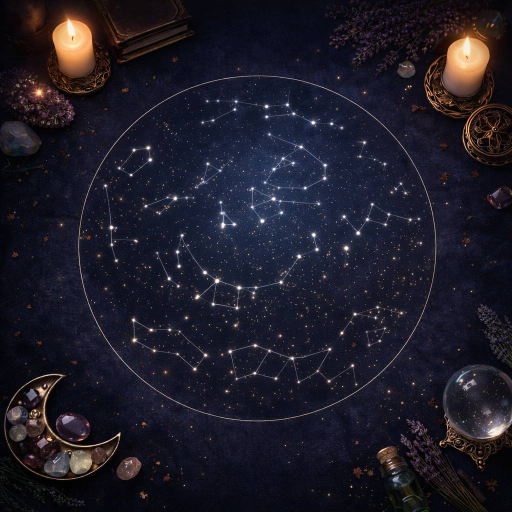
#> input picture assets/table/table.jpg, 1024 x 1024 px (shown at 1/2 size)
$ python shuffle_gif.py
#> lines starting #> are read from the running program, lines starting #| are printed output that depends on the picture; after the words box and inside, x2 and y2 are one past the last pixel; in counts of white or black regions, pixels touching at a corner belong together
# tarot/shuffle_gif.py
from __future__ import annotations

import math
import random
from dataclasses import dataclass
from pathlib import Path
from typing import Tuple, Optional, List, Dict

from PIL import Image, ImageFilter, ImageEnhance, ImageOps

CARD_ASPECT = 1.69  # height/width


# ---------------------------
# easing / math helpers
# ---------------------------
def clamp(v: float, a: float, b: float) -> float:
    return max(a, min(b, v))


def smoothstep(t: float) -> float:
    t = clamp(t, 0.0, 1.0)
    return t * t * (3 - 2 * t)


def ease_in_out(t: float) -> float:
    t = clamp(t, 0.0, 1.0)
    return 0.5 - 0.5 * math.cos(math.pi * t)


def ease_out(t: float) -> float:
    t = clamp(t, 0.0, 1.0)
    return 1 - (1 - t) * (1 - t)


def lerp(a: float, b: float, t: float) -> float:
    return a + (b - a) * t


def rects_intersect(a: Tuple[int, int, int, int], b: Tuple[int, int, int, int]) -> bool:
    ax1, ay1, ax2, ay2 = a
    bx1, by1, bx2, by2 = b
    return not (ax2 <= bx1 or bx2 <= ax1 or ay2 <= by1 or by2 <= ay1)


# ---------------------------
# rendering helpers
# ---------------------------
def make_shadow(img_rgba: Image.Image, blur: int, offset: Tuple[int, int], opacity: int) -> Image.Image:
    w, h = img_rgba.size
    shadow = Image.new("RGBA", (w + blur * 4, h + blur * 4), (0, 0, 0, 0))
    alpha = img_rgba.split()[-1]

    sil = Image.new("RGBA", (w, h), (0, 0, 0, opacity))
    sil.putalpha(alpha)

    x = blur * 2 + offset[0]
    y = blur * 2 + offset[1]
    shadow.alpha_composite(sil, (x, y))
    return shadow.filter(ImageFilter.GaussianBlur(blur))


def premium_card(back_rgb: Image.Image, target_w: int) -> Image.Image:
    target_h = int(target_w * CARD_ASPECT)

    card = ImageOps.fit(
        back_rgb.convert("RGB"),
        (target_w, target_h),
        method=Image.LANCZOS,
        centering=(0.5, 0.5),
    ).convert("RGBA")

    card = ImageEnhance.Contrast(card).enhance(1.06)
    card = card.filter(ImageFilter.UnsharpMask(radius=1.2, percent=115, threshold=3))

    radius = max(10, target_w // 18)
    mask = Image.new("L", card.size, 0)
    try:
        from PIL import ImageDraw
        d = ImageDraw.Draw(mask)
        d.rounded_rectangle((0, 0, card.size[0], card.size[1]), radius=radius, fill=255)
    except Exception:
        mask = Image.new("L", card.size, 255)
    card.putalpha(mask)

    border = max(6, target_w // 90)
    framed = Image.new("RGBA", (card.size[0] + border * 2, card.size[1] + border * 2), (0, 0, 0, 0))

    frame = Image.new("RGBA", framed.size, (245, 245, 245, 255))
    frame_mask = Image.new("L", framed.size, 0)
    try:
        from PIL import ImageDraw
        d2 = ImageDraw.Draw(frame_mask)
        d2.rounded_rectangle((0, 0, framed.size[0], framed.size[1]), radius=radius + border, fill=255)
    except Exception:
        frame_mask = Image.new("L", framed.size, 255)

    frame.putalpha(frame_mask)
    framed.alpha_composite(frame, (0, 0))
    framed.alpha_composite(card, (border, border))

    shadow = make_shadow(
        framed,
        blur=max(10, target_w // 35),
        offset=(target_w // 60, target_w // 50),
        opacity=135,
    )

    layer = Image.new("RGBA", shadow.size, (0, 0, 0, 0))
    layer.alpha_composite(shadow, (0, 0))
    layer.alpha_composite(
        framed,
        (shadow.size[0] // 2 - framed.size[0] // 2, shadow.size[1] // 2 - framed.size[1] // 2),
    )
    return layer


# ---------------------------
# animation model
# ---------------------------
@dataclass(frozen=True)
class Flyer:
    # scatter target
    tx: float
    ty: float
    # weave target near center (causes overlaps)
    mx: float
    my: float
    # lift
    lift: float
    # rotations
    rot0: float
    rotm: float
    rot1: float
    # scaling
    s0: float
    sm: float
    s1: float
    # timing offset
    delay: float
    # small bias for depth feel (continuous)
    depth_bias: float


@dataclass
class Pose:
    idx: int
    x: float
    y: float
    rot: float
    scale: float
    bbox: Tuple[int, int, int, int]
    depth_key: float  # continuous, no flips
    img: Image.Image


def _project_root() -> Path:
    return Path(__file__).resolve().parents[1]


def _make_glow(W: int, H: int, cx: int, cy: int) -> Image.Image:
    glow = Image.new("RGBA", (W, H), (0, 0, 0, 0))
    try:
        from PIL import ImageDraw
        g = ImageDraw.Draw(glow)
        r = int(W * 0.19)
        g.ellipse((cx - r, cy - r, cx + r, cy + r), fill=(255, 255, 255, 18))
        glow = glow.filter(ImageFilter.GaussianBlur(int(W * 0.035)))
    except Exception:
        pass
    return glow


def _phase_weights(t: float) -> Tuple[float, float, float]:
    """
    (scatter_phase, weave_phase, stack_phase) in 0..1
    0.00..0.35 scatter
    0.35..0.80 weave
    0.80..1.00 stack
    """
    t = clamp(t, 0.0, 1.0)
    p1_end = 0.35
    p2_end = 0.80

    scatter = smoothstep(clamp(t / p1_end, 0.0, 1.0))
    weave = smoothstep(clamp((t - p1_end) / (p2_end - p1_end), 0.0, 1.0))
    stack = smoothstep(clamp((t - p2_end) / (1.0 - p2_end), 0.0, 1.0))
    return scatter, weave, stack


def _flyer_pose(f: Flyer, cx: float, cy: float, t: float) -> Tuple[float, float, float, float]:
    """
    Continuous path without hard jumps:
    center -> scatter -> weave -> center
    using phase weights but blended smoothly.
    """
    scatter, weave, stack = _phase_weights(t)

    # positions
    # A: center -> scatter
    ax = lerp(cx, f.tx, scatter)
    ay = lerp(cy, f.ty, scatter)

    # B: scatter -> weave target
    bx = lerp(f.tx, f.mx, weave)
    by = lerp(f.ty, f.my, weave)

    # C: weave -> center
    cx2 = lerp(f.mx, cx, stack)
    cy2 = lerp(f.my, cy, stack)

    # blend segments smoothly
    # blend A->B around t~0.35, then B->C around t~0.80
    # use weights to avoid discontinuities
    # wA dominates early, wB mid, wC late
    wA = 1.0 - weave
    wC = stack
    wB = 1.0 - wA - wC
    wB = clamp(wB, 0.0, 1.0)

    x = ax * wA + bx * wB + cx2 * wC
    y = ay * wA + by * wB + cy2 * wC

    # arc lift hump
    hump = math.sin(math.pi * clamp((t - 0.05) / 0.90, 0.0, 1.0))
    y += -f.lift * (hump ** 1.15)

    # rotation/scale continuous blend
    # early: rot0 -> rotm, mid: rotm -> rot1, end: rot1 -> 0
    if t <= 0.35:
        rot = lerp(f.rot0, f.rotm, scatter)
        scale = lerp(f.s0, f.sm, scatter)
    elif t <= 0.80:
        rot = lerp(f.rotm, f.rot1, weave)
        scale = lerp(f.sm, f.s1, weave)
    else:
        rot = lerp(f.rot1, 0.0, stack)
        scale = lerp(f.s1, 1.0, stack)

    return x, y, rot, scale


def _cut_progress(t: float, cut_window: Tuple[float, float]) -> float:
    cut_start, cut_end = cut_window
    if t <= cut_start or t >= cut_end:
        return 0.0
    u = (t - cut_start) / (cut_end - cut_start)
    return math.sin(math.pi * u)  # 0..1..0


def _build_pose(
    idx: int,
    card_layer: Image.Image,
    x: float,
    y: float,
    rot: float,
    scale: float,
    depth_key: float,
) -> Pose:
    lw, lh = card_layer.size
    layer2 = card_layer.resize((max(1, int(lw * scale)), max(1, int(lh * scale))), Image.LANCZOS)
    layer2 = layer2.rotate(rot, resample=Image.BICUBIC, expand=True)

    px = int(x - layer2.size[0] / 2)
    py = int(y - layer2.size[1] / 2)
    bbox = (px, py, px + layer2.size[0], py + layer2.size[1])

    return Pose(
        idx=idx,
        x=x,
        y=y,
        rot=rot,
        scale=scale,
        bbox=bbox,
        depth_key=depth_key,
        img=layer2,
    )


def _stabilized_order(
    current_order: List[int],
    desired_order: List[int],
    bboxes: Dict[int, Tuple[int, int, int, int]],
) -> List[int]:
    """
    Key trick:
    - We want to move current_order toward desired_order,
      BUT we DO NOT allow swapping two items if their bboxes intersect.
    - This removes the "magic" layer teleport while cards overlap.
    """
    if current_order == desired_order:
        return current_order

    desired_rank = {idx: r for r, idx in enumerate(desired_order)}
    order = current_order[:]

    # multiple bubble passes, limited
    max_passes = 6
    for _ in range(max_passes):
        changed = False
        for i in range(len(order) - 1):
            a = order[i]
            b = order[i + 1]
            # should a be after b in desired?
            if desired_rank[a] > desired_rank[b]:
                # swap only if NO intersection
                if not rects_intersect(bboxes[a], bboxes[b]):
                    order[i], order[i + 1] = order[i + 1], order[i]
                    changed = True
        if not changed:
            break

    return order


def render_shuffle_gif(
    table_path: str,
    card_back_path: str,
    out_path: str,
    *,
    seconds: float = 2.0,
    fps: int = 18,
    deck_width_ratio: float = 0.23,
    seed: Optional[int] = 7,
    flying_cards: int = 12,
    deck_stack_layers: int = 10,
    scatter_radius_ratio: float = 0.30,
    cut_strength_ratio: float = 0.13,
    cut_window: Tuple[float, float] = (0.40, 0.74),
) -> str:
    """
    Shuffle without "magic" layer swaps:
    - Flyers can overlap visually.
    - But their draw order only changes when they are NOT overlapping.
    """
#> called with table_path = 'assets/table/table.jpg', card_back_path = 'assets/cards_back/back.jpg', out_path = 'shuffle.gif', seconds = 2.4, fps = 20, deck_width_ratio = 0.23, seed = 7, flying_cards = 16
    if seed is not None:
        random.seed(seed)

    table = Image.open(table_path).convert("RGBA")
    W, H = table.size
#> W = 1024; H = 1024

    back = Image.open(card_back_path).convert("RGB")
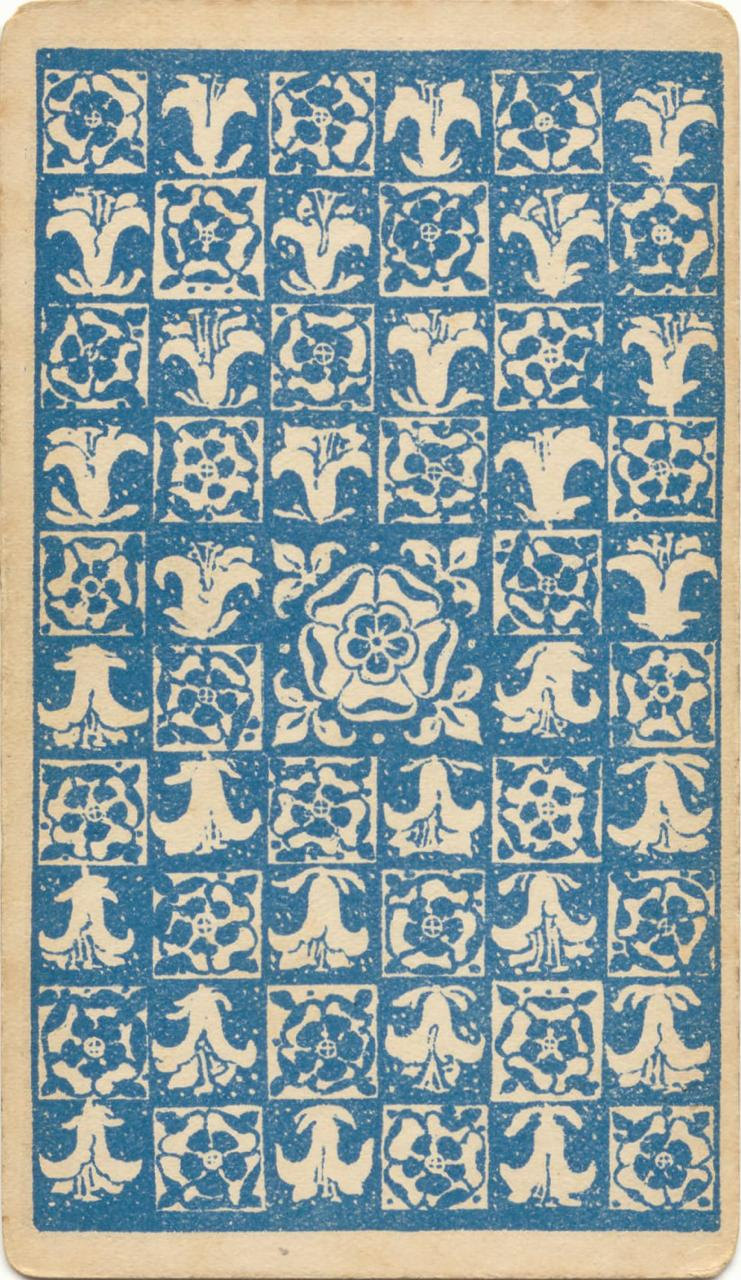
#> input picture assets/cards_back/back.jpg, 741 x 1280 px
#> back is the input picture: PIL image 741x1280 RGB; mean R, G, B 142.9, 158.8, 159.6
    deck_w = int(W * deck_width_ratio)
#> deck_w = 235
    card_layer = premium_card(back, deck_w)
#> in premium_card, `mask = Image.new("L", card.size, 0)`: mask: PIL image 235x397 L; every value is 0
#> in premium_card, `card.putalpha(mask)`:
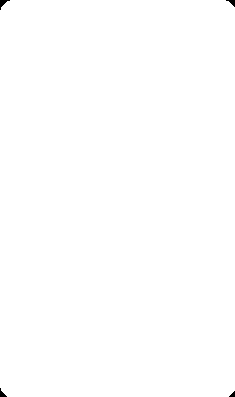
#> mask: PIL image 235x397 L; 99.9% white; 4 black regions, box (x1, y1, x2, y2) and area: (0, 0, 10, 10) 40, (226, 0, 235, 7) 30, (0, 388, 7, 397) 30, (229, 391, 235, 397) 21
#> in premium_card, `framed = Image.new("RGBA", (card.size[0] + border * 2, card.size[1] + ..`: framed: PIL image 247x409 RGBA; every value is 0
#> in premium_card, `frame_mask = Image.new("L", framed.size, 0)`: frame_mask: PIL image 247x409 L; every value is 0
#> in premium_card, `frame.putalpha(frame_mask)`: frame_mask: PIL image 247x409 L; 99.7% white; 4 black regions, box (x1, y1, x2, y2) and area: (0, 0, 15, 15) 82, (233, 0, 247, 12) 67, (0, 395, 12, 409) 67, (236, 398, 247, 409) 53
#> in make_shadow, `shadow = Image.new("RGBA", (w + blur * 4, h + blur * 4), (0, 0, 0, 0))`: shadow: PIL image 287x449 RGBA; every value is 0
#> in premium_card, `layer.alpha_composite( framed, (shadow.size[0] // 2 - framed.size[0] /..`:
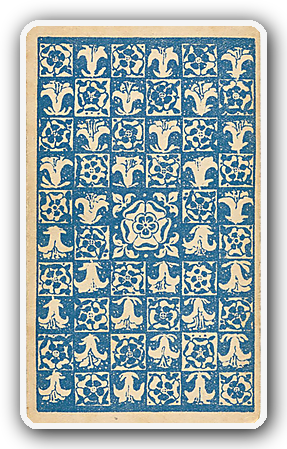
#> layer: PIL image 287x449 RGBA; mean R, G, B, A 112.7, 127.8, 129.7, 210; transparent parts drawn white

    center_x, center_y = int(W * 0.50), int(H * 0.56)
#> center_x = 512; center_y = 573
    glow = _make_glow(W, H, center_x, center_y)
#> in _make_glow, `glow = Image.new("RGBA", (W, H), (0, 0, 0, 0))`: glow: PIL image 1024x1024 RGBA; every value is 0

    total = max(2, int(seconds * fps))
    frames: List[Image.Image] = []

    # Flyers (fixed for entire anim)
    scatter_R = W * scatter_radius_ratio
#> scatter_R = 430.1
    flyers: List[Flyer] = []
    for i in range(flying_cards):
        ang = random.uniform(-math.pi, math.pi)
        R = random.uniform(scatter_R * 0.70, scatter_R * 1.05)

        tx = center_x + math.cos(ang) * R
        ty = center_y + math.sin(ang) * (R * 0.70)

        # weave mid targets around center, alternating sides, to create overlaps
        side = -1 if (i % 2 == 0) else 1
        mx = center_x + side * random.uniform(W * 0.05, W * 0.13)
        my = center_y + random.uniform(-H * 0.04, H * 0.06)

        lift = random.uniform(W * 0.040, W * 0.075)

        rot0 = random.uniform(-6, 6)
        rotm = random.uniform(-38, 38)
        rot1 = random.uniform(-22, 22)

        s0 = 1.00
        sm = random.uniform(1.03, 1.07)
        s1 = random.uniform(1.01, 1.05)

        delay = random.uniform(0.00, 0.16)
        depth_bias = random.uniform(-0.35, 0.35)

        flyers.append(Flyer(tx, ty, mx, my, lift, rot0, rotm, rot1, s0, sm, s1, delay, depth_bias))

    # stable draw order state for flyers
    flyer_order = list(range(flying_cards))

    # Cut params
    cut_dist = W * cut_strength_ratio
#> cut_dist = 163.8

    for fi in range(total):
        t = fi / (total - 1)  # 0..1

        base = table.copy()
        base.alpha_composite(glow)

        # ---------------------------
        # DECK CUT (two mini stacks swapping)
        # ---------------------------
        cp = _cut_progress(t, cut_window)  # 0..1..0
        left_shift = +cut_dist * cp
        right_shift = -cut_dist * cp
        left_rot = -3.5 * cp
        right_rot = +3.5 * cp

        half = max(2, deck_stack_layers // 2)
        rest = deck_stack_layers - half

        settle_rot = math.sin(t * math.pi) * 0.8
        settle_y = -math.sin(t * math.pi) * (W * 0.002)

        # left stack (bottom)
        for k in range(half):
            kf = k / max(1, half - 1)
            dy = (k * 2) + (kf * 1)
            dx = -3 + (kf * 2)

            layer2 = card_layer.rotate(left_rot + settle_rot * 0.2, resample=Image.BICUBIC, expand=True)
            x = int(center_x - layer2.size[0] / 2 + left_shift + dx)
            y = int(center_y - layer2.size[1] / 2 + dy + settle_y)
            base.alpha_composite(layer2, (x, y))

        # right stack (top)
        for k in range(rest):
            kf = k / max(1, rest - 1)
            dy = (k * 2) + (kf * 1)
            dx = +3 - (kf * 2)

            layer2 = card_layer.rotate(right_rot + settle_rot * 0.2, resample=Image.BICUBIC, expand=True)
            x = int(center_x - layer2.size[0] / 2 + right_shift + dx)
            y = int(center_y - layer2.size[1] / 2 + dy + settle_y)
            base.alpha_composite(layer2, (x, y))

        # ---------------------------
        # FLYERS (no magic z swaps)
        # ---------------------------
        poses: List[Pose] = []
        bboxes: Dict[int, Tuple[int, int, int, int]] = {}

        for idx, f in enumerate(flyers):
            # per-flyer delayed time
            tt = clamp((t - f.delay) / max(1e-6, (1.0 - f.delay)), 0.0, 1.0)

            x, y, rot, scale = _flyer_pose(f, center_x, center_y, tt)

            # continuous depth key (NO flips):
            # mainly by y (lower on screen feels closer) + tiny bias + gentle wave
            depth_wave = 0.12 * math.sin((tt * 2.0 * math.pi) + idx * 0.7)
            depth_key = (y / H) + f.depth_bias + depth_wave

            pose = _build_pose(idx, card_layer, x, y, rot, scale, depth_key)
            poses.append(pose)
            bboxes[idx] = pose.bbox

        # desired order by depth_key (continuous) then y then idx
        desired = sorted(
            range(flying_cards),
            key=lambda i: (poses[i].depth_key, poses[i].y, i)
        )

        # update flyer_order with NO-overlap swap rule
        flyer_order = _stabilized_order(flyer_order, desired, bboxes)

        # draw flyers in stabilized order
        for idx in flyer_order:
            p = poses[idx]
            px, py = p.bbox[0], p.bbox[1]
            base.alpha_composite(p.img, (px, py))

        # ---------------------------
        # Motion blur (mid action), slight
        # ---------------------------
        action = math.sin(math.pi * clamp((t - 0.10) / 0.85, 0.0, 1.0))
        blur_amt = int(clamp(action * 2.2, 0, 3))
        if blur_amt > 0:
            base = base.filter(ImageFilter.GaussianBlur(blur_amt))

        base = ImageEnhance.Contrast(base).enhance(1.03)
        frames.append(base.convert("P", palette=Image.ADAPTIVE))
#> this loop made 48 passes
#> pass 1, in _build_pose (call 2), `layer2 = layer2.rotate(rot, resample=Image.BICUBIC, expand=True)`:
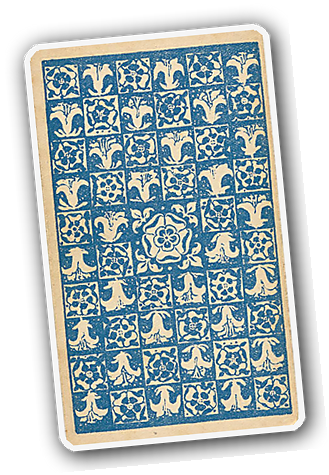
#> layer2: PIL image 329x475 RGBA; mean R, G, B, A 92.4, 105.1, 107, 173; transparent parts drawn white
#> pass 1, in _build_pose (call 3), `layer2 = layer2.rotate(rot, resample=Image.BICUBIC, expand=True)`:
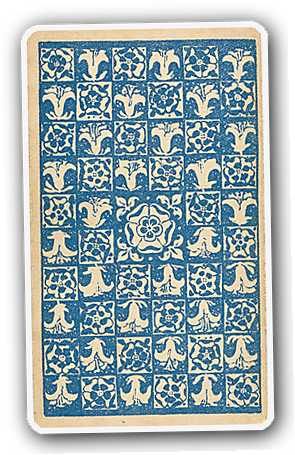
#> layer2: PIL image 295x455 RGBA; mean R, G, B, A 107.6, 122.4, 124.5, 201.4; transparent parts drawn white
#> pass 1, in _build_pose (call 4), `layer2 = layer2.rotate(rot, resample=Image.BICUBIC, expand=True)`:
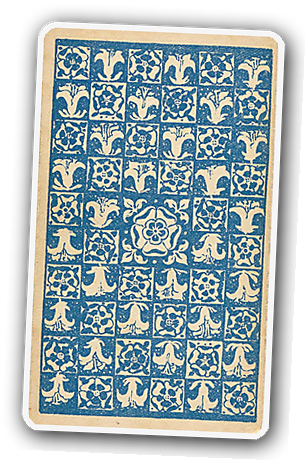
#> layer2: PIL image 307x461 RGBA; mean R, G, B, A 102, 116, 118.1, 191; transparent parts drawn white

    out = Path(out_path)
    out.parent.mkdir(parents=True, exist_ok=True)

    duration = int(1000 / fps)
    frames[0].save(
        str(out),
        save_all=True,
        append_images=frames[1:],
        duration=duration,
        loop=0,
        optimize=True,
        disposal=2,
    )
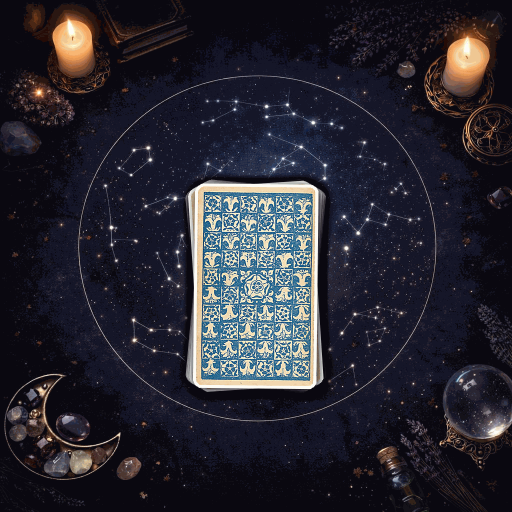
#> saved as shuffle.gif: PIL image 1024x1024 P (shown at 1/2 size); mean R, G, B 39.8, 38.8, 48.5
    return str(out)


if __name__ == "__main__":
    ROOT = _project_root()

    table = ROOT / "assets" / "table" / "table.jpg"
    back = ROOT / "assets" / "cards_back" / "back.jpg"
    out = ROOT / "shuffle.gif"  # В КОРЕНЬ ПРОЕКТА

    if not table.is_file():
        raise FileNotFoundError(f"Table not found: {table}")
    if not back.is_file():
        raise FileNotFoundError(f"Card back not found: {back}")

    result = render_shuffle_gif(
        table_path=str(table),
        card_back_path=str(back),
        out_path=str(out),

        # ДЛИННЕЕ — чтобы успевали "переложиться" и перекрыться
        seconds=2.4,          # было 2.0
        fps=20,               # чуть плавнее, можно оставить 18

        deck_width_ratio=0.23,
        seed=7,

        # БОЛЬШЕ "летающих" — больше столкновений/перекрытий
        flying_cards=16,      # было 12

        # МЕНЬШЕ "толщины" колоды — иначе она визуально съедает эффект перекрытий
        deck_stack_layers=4,  # было 10 (ключевой фикс)

        #ШИРЕ разлёт
        scatter_radius_ratio=0.42,  # было 0.30 (ставь 0.38..0.50)

        # Срез колоды — чуть сильнее и чуть длиннее, чтобы было ощущение "mix"
        cut_strength_ratio=0.16,    # было 0.13 (0.14..0.20)
        cut_window=(0.36, 0.82),    # было (0.40, 0.74) — дольше фаза "mix"
    )

    print(f"OK: {result}")
